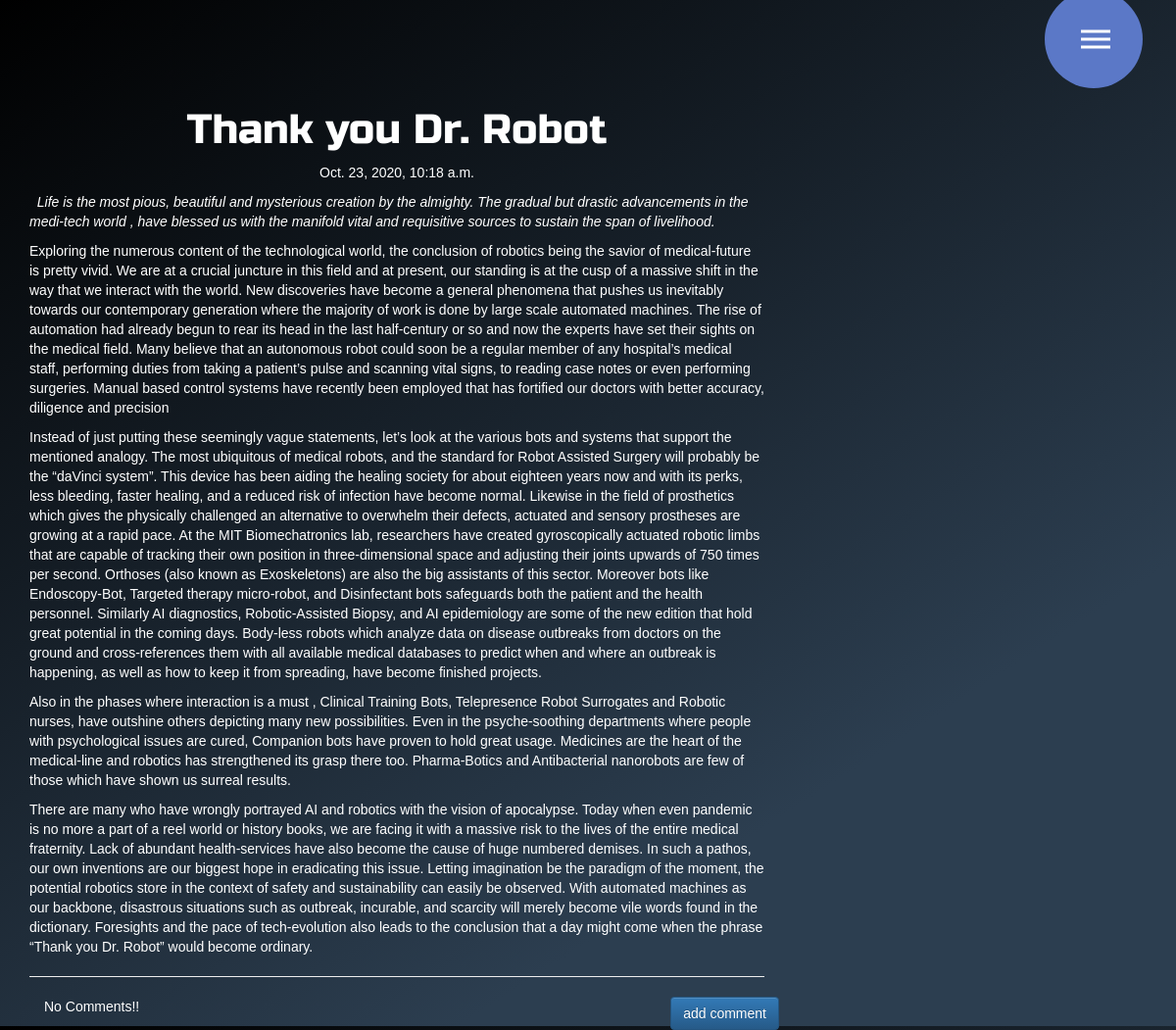
Screenshot of /post/3 with the database file from the repository.
### blog/models.py (models this page shows, shortened)
class Post(models.Model):
    author = models.ForeignKey('auth.User',on_delete=models.CASCADE,)
    title = models.CharField(max_length=200)
    text = models.TextField()
    created_date = models.DateTimeField(default=timezone.now)
    published_date = models.DateTimeField(blank=True, null=True)

### blog/views.py (the view)
# urls.py: re_path(r'^post/(?P<pk>\d+)$',views.PostDetailView.as_view(),name='post_detail'),
class PostDetailView(DetailView):
    model=Post

### blog/templates/blog/post_detail.html (shortened to what this page needs)
{% extends "blog/base.html" %}
{% block content %}
<h1 class="posttitle loader"> {{post.title}}</h1>
{% if post.published_date %}
<div class="date postdate">
  {{ post.published_date}}
</div>
{% else %}
<a class="btn btn-default" href="{% url 'post_publish' pk=post.pk %}">Publish</a>
{% endif %}
<p class="postcontent" >{{ post.text|safe|linebreaksbr }} </p>
<hr>
<a class="btn btn-primary btn-comment " href="{% url 'add_comment_to_post' pk=post.pk %}">add comment</a>
<div class="container">
  {% for comment in post.comments.all %}
  <br>
    {% if user.is_authenticated or comment.approved_comment %}
      {{comment.created_date}}
      {% if not comment.approved_comment  %}
        <a href="{% url 'comment_approve' pk=comment.pk %}" class="btn btn-primary" > <span class="glyphicon glyphicon-ok" ></span> </a>
        <a href="{% url 'comment_remove' pk=comment.pk %}" class="btn btn-primary" > <span class="glyphicon glyphicon-remove" ></span> </a>
      {% endif %}
      <p>{{comment.text|safe|linebreaks}}</p>
      <p>Posted By: {{comment.author}}</p>
    {% endif %}
    {% empty %}
    <p>No Comments!!</p>
  {% endfor %}
</div>
{% endblock %}

### blog/static/css/style.css (style rules this page uses)
* { margin: 0; padding: 0; box-sizing: border-box; color: white; }
body { font-family: sans-serif; background-image: linear-gradient(147deg, #000000 0%, #2c3e50 74%); }
.postdate { text-align: center; }
.posttitle { font-family: 'Russo One', sans-serif; font-size: 3em; text-align: center; }
.postcontent { font-family: 'Montserrat'; font-size: 1.5em; color: white; }
.btn-comment { position: absolute; right: 0px; }
.loader { filter: hue-rotate(0deg); color: linear-gradient(45deg, #0f8, #08f); animation: hue 5000ms infinite linear; }

### rows the page displays
Post: title "Thank you Dr. Robot", published_date "Oct. 23, 2020, 10:18 a.m.", text "Life is the most pious, beautiful and mysterious creation by the almighty. The gradual but drastic advancements in the medi-tech world , have blessed us with the manifold vital and requisitive sources to sustain the span of livelihood. Exploring the numerous content of the technological world, the conclusion of robotics being the savior of medical-future is pretty vivid. We are at a crucial juncture in this field and at present, our standing is at the cusp of a massive shift in the way that we interact with the world. New discoveries have become a general phenomena that pushes us inevitably towards our contemporary generation where the majority of work is done by large scale automated…"
